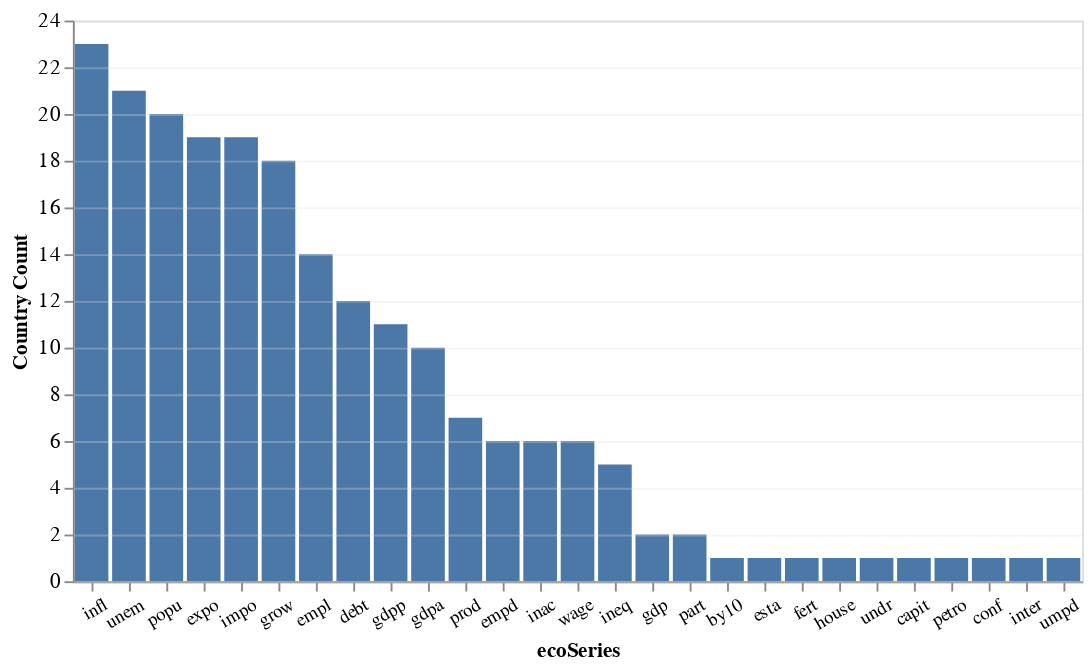

Notebook cell for this chart:
### Code cell
# plot the number of each series on a chart
alt.Chart(df).mark_bar().encode(
    alt.X('ecoSeries:N', sort='-y', axis=alt.Axis(labelAngle=-30, labelOffset=5)),
    alt.Y('count(ecoSeries):Q', title='Country Count', axis=alt.Axis(labelFontSize=11, zindex=1, gridOpacity=0.3)),
)

### Figure 1 — Vega-Lite specification as saved in the notebook (floating-point values rounded to 4 significant figures; data arrays with more than 128 entries replaced by an {"elided": "..."} marker saying what was removed)
{"config": {"view": {"continuousWidth": 300, "continuousHeight": 300}}, "data": {"name": "data-41acdf7df2afe9040dbd3ef659e26673"}, "mark": {"type": "bar"}, "encoding": {"x": {"axis": {"labelAngle": -30, "labelOffset": 5}, "field": "ecoSeries", "sort": "-y", "type": "nominal"}, "y": {"aggregate": "count", "axis": {"gridOpacity": 0.3, "labelFontSize": 11, "zindex": 1}, "field": "ecoSeries", "title": "Country Count", "type": "quantitative"}}, "$schema": "https://vega.github.io/schema/vega-lite/v5.8.0.json", "datasets": {"data-41acdf7df2afe9040dbd3ef659e26673": {"elided": "211 records"}}}
